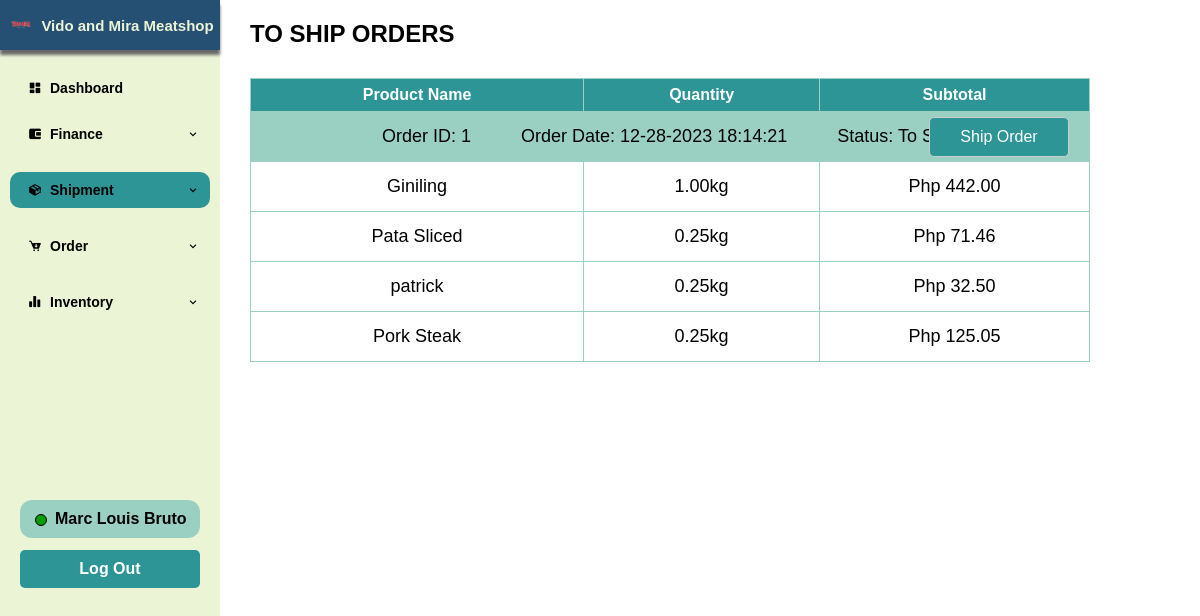
Page /Main_Dashboard/Supply_Chain/shipment-toship.php (signed in) on the committed database.
### tables this page shows
CREATE TABLE `tbl_customer` (
  `customerID` int(11) NOT NULL,
  `userID` int(11) NOT NULL,
  `fullName` varchar(255) NOT NULL,
  `mobileNum` varchar(11) NOT NULL,
  `address` varchar(255) NOT NULL
);

CREATE TABLE `tbl_orderitems` (
  `orderItemID` int(11) NOT NULL,
  `orderID` int(11) NOT NULL,
  `productID` int(11) NOT NULL,
  `quantity` decimal(11,2) NOT NULL,
  `subTotal` decimal(11,2) NOT NULL
);

CREATE TABLE `tbl_order` (
  `orderID` int(11) NOT NULL,
  `customerID` int(11) NOT NULL,
  `orderDate` datetime NOT NULL,
  `totalAmount` decimal(11,2) NOT NULL,
  `status` varchar(255) NOT NULL DEFAULT 'To Ship'
);

CREATE TABLE `tbl_products` (
  `productID` int(11) NOT NULL,
  `productName` varchar(255) NOT NULL,
  `description` varchar(1000) NOT NULL,
  `productImage` varchar(255) NOT NULL,
  `price` decimal(11,2) NOT NULL,
  `stockQuantity` decimal(11,2) NOT NULL
);

### Main_Dashboard/Supply_Chain/shipment-toship.php (the view, shortened to what this page needs)
<!DOCTYPE html>
<html lang="en">
<head>
    <link rel="stylesheet" href="../boardd.css">
    <link href='https://unpkg.com/boxicons@2.1.4/css/boxicons.min.css' rel='stylesheet'>
    <link rel="stylesheet" href="https://cdn.jsdelivr.net/npm/sweetalert2@10/dist/sweetalert2.min.css">
</head>
<body>
    <section id="leftbar">
        <a href="#" class="logo"><img src="../../LogIn_SignUp_Admin/Images/mira.png" alt="">Vido and Mira Meatshop</a>
        <ul class="side-menu">
            <li class=""><a href="../Dashboard/dashboard.php" ><i class='bx bxs-dashboard icon'></i>Dashboard</i></a></li>
            <li class="each">
                <a href="finance.php"><i class='bx bxs-wallet-alt icon'></i>Finance<i class='bx bx-chevron-down down'></i><i class='bx bx-chevron-up up' ></i></a>
            </li>
            <li class="each">
                <a href="shipment.php" class='current'><i class='bx bxs-package icon'></i>Shipment<i class='bx bx-chevron-down down'></i><i class='bx bx-chevron-up up' ></i></a>
            </li>
            <li class="each">
                <a href="order.php"><i class='bx bxs-cart-download icon'></i>Order<i class='bx bx-chevron-down down'></i><i class='bx bx-chevron-up up' ></i></a>
            </li>
            <li class="each">
                <a href="inventory.php"><i class='bx bxs-bar-chart-alt-2 icon'></i>Inventory<i class='bx bx-chevron-down down'></i><i class='bx bx-chevron-up up' ></i></a>
            </li>
        </ul>
    </section>
    <?php
                include '../../connect.php';
                $adminID = $_SESSION['adminID'];
            $admin = "SELECT fullName FROM tbl_customer WHERE userID = $adminID";
            $result = mysqli_query($conn,$admin);
            $row = mysqli_fetch_assoc($result);
        ?>
        <div id="admin">
            <div class="admin-details">
                <div id="online"></div>
                <p id="admin-name">
                    <?php echo $row['fullName']; ?>
                </p>
            </div>
            <div class="logout">
                <button type="submit" onclick="confirmLogout(<?php echo $adminID; ?>)">Log Out</button>
            </div>
        </div>
    <div id="title-live">
        <h2>TO SHIP ORDERS</h2>
    </div>
    <div class="order-content">
        <table>
            <tr>
                <th>Product Name</th>
                <th>Quantity</th>
                <th>Subtotal</th>
            </tr>
            <?php
            $adminID = $_SESSION['adminID'];
            if (isset($adminID)) {
                $query = "SELECT
                tbl_order.*,
                tbl_products.productName,
                tbl_orderitems.*
                FROM
                    tbl_products
                JOIN tbl_orderitems ON tbl_products.productID = tbl_orderitems.productID
                JOIN tbl_order ON tbl_orderitems.orderID = tbl_order.orderID
                WHERE tbl_order.status = 'To Ship'
                ORDER BY
                    tbl_order.orderID ASC
                    ";
                $result = mysqli_query($conn, $query);
                if ($result) {
                    $currentOrderID = null;
                    while ($row = mysqli_fetch_assoc($result)) {
                        $orderID = $row['orderID'];
                        $productName = $row['productName'];
                        $quantity = $row['quantity'];
                        $subtotal = $row['subTotal'];
                        $status = $row['status'];
                        $formattedDatetime = date('m-d-Y H:i:s', strtotime($row['orderDate']));
                        if ($currentOrderID !== $orderID) {
                            echo "
                                <tr><td colspan='5' id='order-details'>Order ID: $orderID &nbsp;&nbsp; &nbsp;&nbsp;  &nbsp;&nbsp; Order Date: " . $formattedDatetime . " &nbsp;&nbsp; &nbsp;&nbsp; &nbsp;&nbsp; Status: $status
                            ";
                            $currentOrderID = $orderID;
                                echo "<form action='' method='post'>
                                    <input type='submit' value='Ship Order' name='shiporder_$orderID' id='input-generate''>
                                </form>";
                            echo "</td></tr>";
                        }
                        echo "
                        <tr>
                            <td>" . $productName . "</td>
                            <td>" . $quantity . "kg</td>
                            <td>Php " . number_format($subtotal,2) . "</td>
                        </tr>
                        ";
                    }
                }
            }
            ?>
        </table>
    </div>
</body>
</html>

### Main_Dashboard/boardd.css (style rules this page uses)
:root { --color1: #ECF4D6; --color2: #9AD0C2; --color3: #2D9596; --color4: #265073; --color5: #000000; }
a { text-decoration: none; color: #000000; }
li { list-style: none; }
* { padding: 0; margin: 0; box-sizing: border-box; font-family: 'Gill Sans', 'Gill Sans MT', Calibri, 'Trebuchet MS', sans-serif; }
body { background-color: ghostwhite; }
#leftbar { position: fixed; top: 0; left: 0; width: 220px; height: 100%; background-color: var(--color1); overflow-y: auto; scrollbar-width: none; }
#leftbar img { margin: 0px 5px 0px 0px; width: 30px; }
#leftbar .logo { background-color: var(--color4); display: flex; position: fixed; align-items: center; justify-content: center; width: 220px; height: 50px; font-size: 15px; font-weight: bolder; color: var(--color1); box-shadow: 0px 5px 3px #696969; }
#leftbar .icon { min-width: 30px; display: flex; align-items: center; justify-content: center; }
#leftbar .side-menu .each .down { margin-left: auto; display: flex; }
#leftbar .side-menu { margin-top: 50px; padding: 10px; }
#leftbar .side-menu a { display: flex; margin: 10px 0; padding: 10px 10px; align-items: center; transition: all .3s ease; border-radius: 10px; }
#leftbar .side-menu>li>a { font-size: 14px; font-weight: bold; }
#leftbar .side-menu .current { background-color: var(--color3); }
#title-live { padding-top: 20px; margin-left: 250px; display: inline-block; }
input, textarea { width: 100%; padding: 10px; font-size: 16px; margin-bottom: 20px; box-sizing: border-box; border: 1px solid #ccc; border-radius: 5px; }
button { background-color: var(--color3); color: white; padding: 10px 15px; border: none; border-radius: 5px; cursor: pointer; font-size: 16px; transition: background-color 0.3s ease, color 0.3s ease; }
.logout button { width: 180px; margin-left: 20px; margin-top: 200px; font-weight: bold; position: fixed; }
.admin-details { margin-top: 150px; position: fixed; left: 5px; }
#admin { position: fixed; z-index: 1; top: 350px; }
#admin-name { width: 180px; margin-left: 15px; padding: 10px 0px; border-radius: 12px; background-color: var(--color2); font-weight: bold; padding-left: 35px; }
#online { border: 1px solid black; background-color: rgb(0, 157, 0); width: 12px; position: absolute; top: 14px; left: 30px; height: 12px; border-radius: 20px; }
.order-content table { width: 70%; border-collapse: collapse; border: 1px solid var(--color3); border-radius: 12px; font-family: 'Gill Sans', 'Gill Sans MT', Calibri, 'Trebuchet MS', sans-serif; margin: 30px 20px 30px 250px; }
.order-content td { font-size: 18px; }
.order-content th, .order-content td { padding: 14px; text-align: center; }
.order-content th { background-color: var(--color3); color: rgb(255, 255, 255); font-size: 16px; padding: 7px 20px; border: 1px solid var(--color2); }
.order-content td { border: 1px solid var(--color2); }
#order-details { background-color: var(--color2); position: relative; }
.order-content input { background-color: var(--color3); color: rgb(255, 255, 255); font-size: 16px; padding: 10px; width: 100px; position: absolute; top: 5px; right: 30px; }
#input-generate { background-color: var(--color3); color: rgb(255, 255, 255); font-size: 16px; padding: 10px; width: 140px; position: absolute; top: 5px; right: 20px; }
* { margin: 0; padding: 0; box-sizing: border-box; }
body { background-color: rgb(255, 255, 255); font-family: Cambria, Cochin, Georgia, Times, 'Times New Roman', serif; }

### rows in the picture
tbl_customer: fullName "Marc Louis Bruto"
tbl_orderitems: orderID "1", orderID.orderDate "12-28-2023 18:14:21", orderID.status "To Ship", productID.productName "Giniling", quantity "1.00", subTotal "442.00"
tbl_orderitems: productID.productName "Pata Sliced", quantity "0.25", subTotal "71.46"
tbl_orderitems: productID.productName "patrick", quantity "0.25", subTotal "32.50"
tbl_orderitems: productID.productName "Pork Steak", quantity "0.25", subTotal "125.05"
